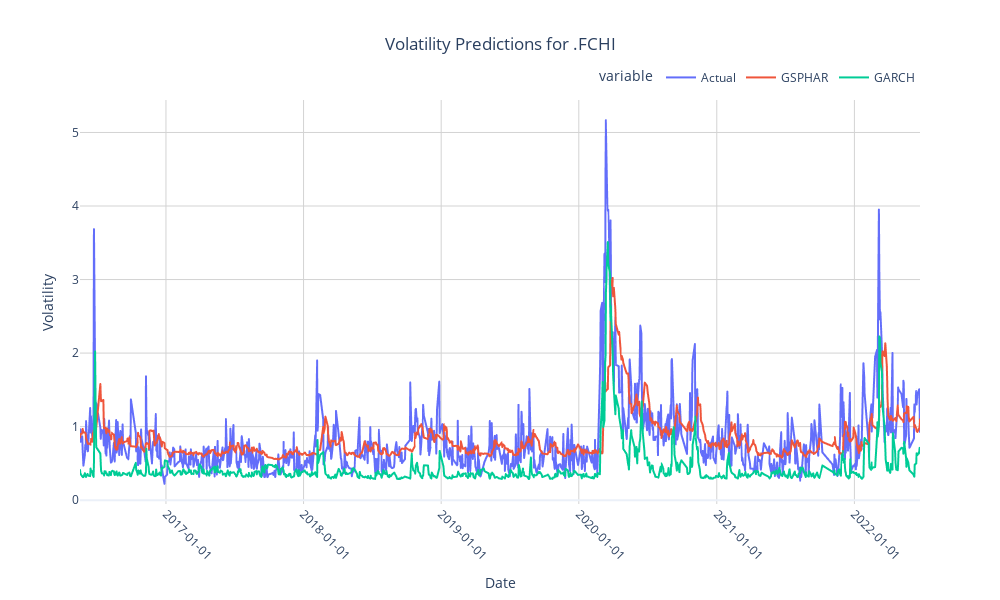
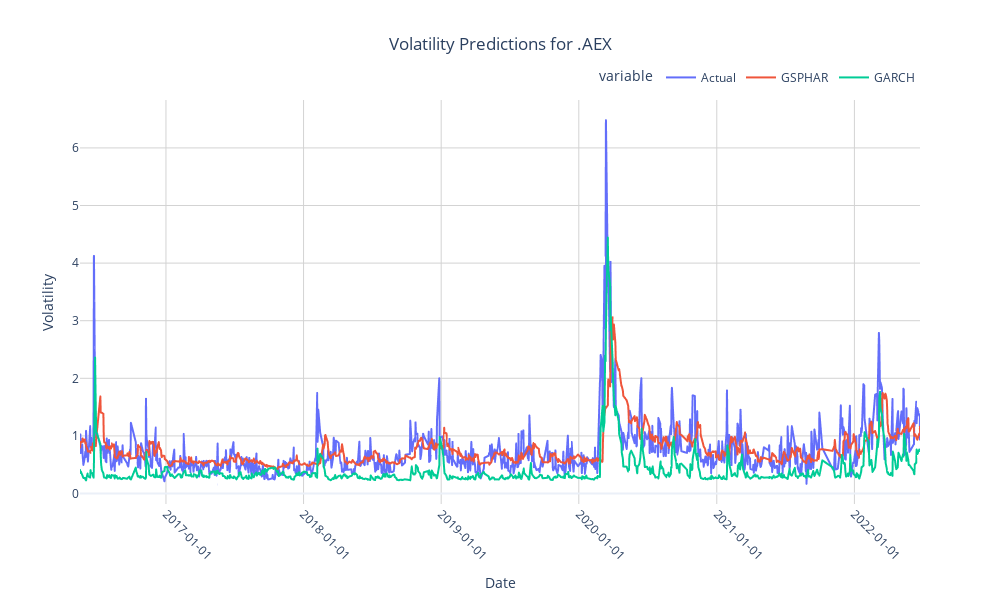
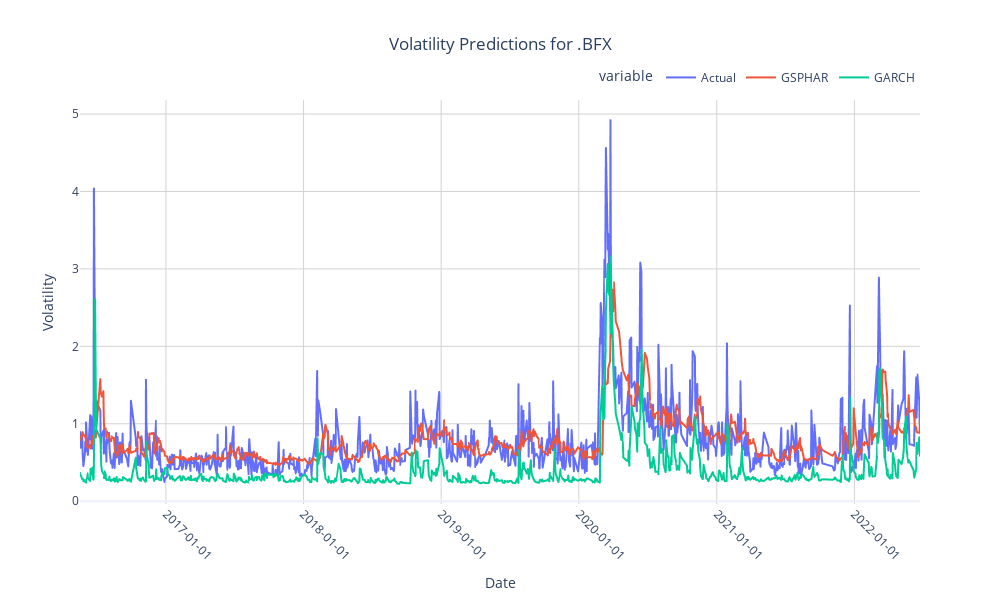

Notebook code cell kept with these figures, in order:
### Code cell
# Plot predictions for each market index in the subset using the date-aware plotting function
for market_index in subset_indices:
    plot_date_aware_predictions(
        gsphar_pred_df, 
        gsphar_actual_df, 
        garch_pred_df, 
        garch_actual_df, 
        market_index
    )

### Figure 1 — Plotly figure (JSON) as saved in the notebook; plotly's stock layout.template omitted (floating-point values rounded to 4 significant figures; data arrays with more than 128 entries replaced by an {"elided": "..."} marker saying what was removed)
{"data": [{"hovertemplate": "variable=Actual<br>Date=%{x}<br>Volatility=%{y}<extra></extra>", "legendgroup": "Actual", "line": {"color": "#636efa", "dash": "solid"}, "marker": {"symbol": "circle"}, "mode": "lines", "name": "Actual", "showlegend": true, "type": "scattergl", "x": {"elided": "1001 str values"}, "xaxis": "x", "y": {"elided": "1001 float values"}, "yaxis": "y"}, {"hovertemplate": "variable=GSPHAR<br>Date=%{x}<br>Volatility=%{y}<extra></extra>", "legendgroup": "GSPHAR", "line": {"color": "#EF553B", "dash": "solid"}, "marker": {"symbol": "circle"}, "mode": "lines", "name": "GSPHAR", "showlegend": true, "type": "scattergl", "x": {"elided": "1001 str values"}, "xaxis": "x", "y": {"elided": "1001 float values"}, "yaxis": "y"}, {"hovertemplate": "variable=GARCH<br>Date=%{x}<br>Volatility=%{y}<extra></extra>", "legendgroup": "GARCH", "line": {"color": "#00cc96", "dash": "solid"}, "marker": {"symbol": "circle"}, "mode": "lines", "name": "GARCH", "showlegend": true, "type": "scattergl", "x": {"elided": "1001 str values"}, "xaxis": "x", "y": {"elided": "1001 float values"}, "yaxis": "y"}], "layout": {"height": 600, "hovermode": "x unified", "legend": {"orientation": "h", "title": {"text": "variable"}, "tracegroupgap": 0, "x": 1, "xanchor": "right", "y": 1.02, "yanchor": "bottom"}, "title": {"text": "Volatility Predictions for .FCHI", "x": 0.5, "xanchor": "center"}, "width": 1000, "xaxis": {"anchor": "y", "domain": [0, 1], "gridcolor": "LightGrey", "gridwidth": 1, "showgrid": true, "tickangle": 45, "tickformat": "%Y-%m-%d", "title": {"text": "Date"}}, "yaxis": {"anchor": "x", "domain": [0, 1], "gridcolor": "LightGrey", "gridwidth": 1, "showgrid": true, "title": {"text": "Volatility"}}}}

### Figure 2 — Plotly figure (JSON) as saved in the notebook; plotly's stock layout.template omitted (floating-point values rounded to 4 significant figures; data arrays with more than 128 entries replaced by an {"elided": "..."} marker saying what was removed)
{"data": [{"hovertemplate": "variable=Actual<br>Date=%{x}<br>Volatility=%{y}<extra></extra>", "legendgroup": "Actual", "line": {"color": "#636efa", "dash": "solid"}, "marker": {"symbol": "circle"}, "mode": "lines", "name": "Actual", "showlegend": true, "type": "scattergl", "x": {"elided": "1001 str values"}, "xaxis": "x", "y": {"elided": "1001 float values"}, "yaxis": "y"}, {"hovertemplate": "variable=GSPHAR<br>Date=%{x}<br>Volatility=%{y}<extra></extra>", "legendgroup": "GSPHAR", "line": {"color": "#EF553B", "dash": "solid"}, "marker": {"symbol": "circle"}, "mode": "lines", "name": "GSPHAR", "showlegend": true, "type": "scattergl", "x": {"elided": "1001 str values"}, "xaxis": "x", "y": {"elided": "1001 float values"}, "yaxis": "y"}, {"hovertemplate": "variable=GARCH<br>Date=%{x}<br>Volatility=%{y}<extra></extra>", "legendgroup": "GARCH", "line": {"color": "#00cc96", "dash": "solid"}, "marker": {"symbol": "circle"}, "mode": "lines", "name": "GARCH", "showlegend": true, "type": "scattergl", "x": {"elided": "1001 str values"}, "xaxis": "x", "y": {"elided": "1001 float values"}, "yaxis": "y"}], "layout": {"height": 600, "hovermode": "x unified", "legend": {"orientation": "h", "title": {"text": "variable"}, "tracegroupgap": 0, "x": 1, "xanchor": "right", "y": 1.02, "yanchor": "bottom"}, "title": {"text": "Volatility Predictions for .AEX", "x": 0.5, "xanchor": "center"}, "width": 1000, "xaxis": {"anchor": "y", "domain": [0, 1], "gridcolor": "LightGrey", "gridwidth": 1, "showgrid": true, "tickangle": 45, "tickformat": "%Y-%m-%d", "title": {"text": "Date"}}, "yaxis": {"anchor": "x", "domain": [0, 1], "gridcolor": "LightGrey", "gridwidth": 1, "showgrid": true, "title": {"text": "Volatility"}}}}

### Figure 3 — Plotly figure (JSON) as saved in the notebook; plotly's stock layout.template omitted (floating-point values rounded to 4 significant figures; data arrays with more than 128 entries replaced by an {"elided": "..."} marker saying what was removed)
{"data": [{"hovertemplate": "variable=Actual<br>Date=%{x}<br>Volatility=%{y}<extra></extra>", "legendgroup": "Actual", "line": {"color": "#636efa", "dash": "solid"}, "marker": {"symbol": "circle"}, "mode": "lines", "name": "Actual", "showlegend": true, "type": "scattergl", "x": {"elided": "1001 str values"}, "xaxis": "x", "y": {"elided": "1001 float values"}, "yaxis": "y"}, {"hovertemplate": "variable=GSPHAR<br>Date=%{x}<br>Volatility=%{y}<extra></extra>", "legendgroup": "GSPHAR", "line": {"color": "#EF553B", "dash": "solid"}, "marker": {"symbol": "circle"}, "mode": "lines", "name": "GSPHAR", "showlegend": true, "type": "scattergl", "x": {"elided": "1001 str values"}, "xaxis": "x", "y": {"elided": "1001 float values"}, "yaxis": "y"}, {"hovertemplate": "variable=GARCH<br>Date=%{x}<br>Volatility=%{y}<extra></extra>", "legendgroup": "GARCH", "line": {"color": "#00cc96", "dash": "solid"}, "marker": {"symbol": "circle"}, "mode": "lines", "name": "GARCH", "showlegend": true, "type": "scattergl", "x": {"elided": "1001 str values"}, "xaxis": "x", "y": {"elided": "1001 float values"}, "yaxis": "y"}], "layout": {"height": 600, "hovermode": "x unified", "legend": {"orientation": "h", "title": {"text": "variable"}, "tracegroupgap": 0, "x": 1, "xanchor": "right", "y": 1.02, "yanchor": "bottom"}, "title": {"text": "Volatility Predictions for .BFX", "x": 0.5, "xanchor": "center"}, "width": 1000, "xaxis": {"anchor": "y", "domain": [0, 1], "gridcolor": "LightGrey", "gridwidth": 1, "showgrid": true, "tickangle": 45, "tickformat": "%Y-%m-%d", "title": {"text": "Date"}}, "yaxis": {"anchor": "x", "domain": [0, 1], "gridcolor": "LightGrey", "gridwidth": 1, "showgrid": true, "title": {"text": "Volatility"}}}}
